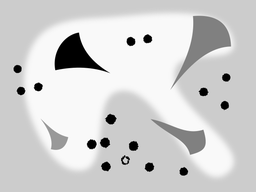
#> input picture RACUNALNISKI VID/Segmentacija/tests/primer3.png, 256 x 192 px, shrunk from 640 x 479 before the run, given in place of primer3.jpg, which was not available
$ python -i main.py   (imports and definitions only)
#> lines starting #> are read from the running program, lines starting #| are printed output that depends on the picture; after the words box and inside, x2 and y2 are one past the last pixel; in counts of white or black regions, pixels touching at a corner belong together; pictures that were not available may be replaced by others from this repository, and a replacement may not be noted
from collections import deque
import PIL
import matplotlib.pyplot as plt
import cv2
import numpy as np
from PIL import Image, ImageTk
import time
from tkinter import *
from scipy.ndimage import gaussian_filter, distance_transform_edt
from skimage.filters import threshold_otsu
from skimage.measure import label
from skimage.morphology import binary_erosion
from skimage.segmentation import watershed, find_boundaries

IMAGE_PATH = "Primeri/primer3.jpg"
AUTOMATIC_MARKERS = False
SEARCH_LIGHT_PARTICLES = False
USE_LIBRARY = False


def get_x_and_y(event):
    global lasx, lasy
    lasx, lasy = event.x, event.y


def draw_smth(event):
    global lasx, lasy
    canvas.create_line((lasx, lasy, event.x, event.y), fill='red', width=2)
    lasx, lasy = event.x, event.y
    markersArray.append((lasx, lasy))


def createCanvas(image, width, height):
    app = Tk()
    app.geometry(str(width) + "x" + str(height))

    global canvas
    canvas = Canvas(app, bg='black')
    canvas.pack(anchor='nw', fill='both', expand=1)

    image = ImageTk.PhotoImage(image)
    canvas.create_image(0, 0, image=image, anchor='nw')

    canvas.bind("<Button-1>", get_x_and_y)
    canvas.bind("<B1-Motion>", draw_smth)

    app.mainloop()


class Watershed:
    MASK = -2
    WSHD = 0
    INIT = -1
    INQE = -3


def get_neighbours(x, y, image):
    neighbours = []
    # Save the neighbourhood pixel's values
    for i in range(-1, 2):
        for j in range(-1, 2):
            if (i == 0 and j == 0) or (x + i < 0 or y + j < 0) or (x + i >= image.shape[0] or y + j >= image.shape[1]):
                continue

            neighbours.append(((x + i), (y + j)))

    return neighbours


def myWatershed(image):
    # Initialization
    width, height = image.shape
    segmented_image = np.full((width, height), Watershed.INIT, np.int32)

    currentLabel = 0
    flag = 0
    levels = 256
    fifo = deque()

    # Get all the pixels
    intensity_list = []
    for x in range(image.shape[0]):
        for y in range(image.shape[1]):
            intensity_list.append((image[x][y], (x, y)))

    # Sort the list by intensities
    intensity_list.sort()

    # Get neighbouring pixels
    neighbours = {}
    for i in range(len(intensity_list)):
        x = intensity_list[i][1][0]
        y = intensity_list[i][1][1]

        neighbours[(x, y)] = np.array(get_neighbours(x, y, image))

    # Levels evenly spaced steps from minimum to maximum.
    levels = np.linspace(intensity_list[0][0], intensity_list[-1][0], levels)
    level_indices = []
    current_level = 0

    # Get the indices that delimit pixels with different values.
    for i in range(width * height):
        if intensity_list[i][0] > levels[current_level]:
            # Skip levels until the next highest one is reached.
            while intensity_list[i][0] > levels[current_level]:
                current_level += 1
            level_indices.append(i)

    level_indices.append(width * height)

    start_index = 0
    for stop_index in level_indices:
        # Mask all pixels at the current level.
        for p in intensity_list[start_index:stop_index]:
            p = p[1]
            segmented_image[p[0], p[1]] = Watershed.MASK
            # Initialize queue with neighbours of existing basins at the current level.
            for q in neighbours[p[0], p[1]]:
                if segmented_image[q[0], q[1]] >= Watershed.WSHD:
                    segmented_image[p[0], p[1]] = Watershed.INQE
                    fifo.append(p)
                    break

        while fifo:
            p = fifo.popleft()

            # Label the pixel by inspecting neighbours
            for q in neighbours[(p[0], p[1])]:
                lab_p = segmented_image[p[0], p[1]]  # pixel
                lab_q = segmented_image[q[0], q[1]]  # neighbour pixel

                # Pixel already belongs to basin
                if lab_q > 0:
                    if lab_p == Watershed.INQE or (lab_p == Watershed.WSHD and flag):
                        segmented_image[p[0], p[1]] = lab_q
                    elif lab_p > 0 and lab_p != lab_q:
                        segmented_image[p[0], p[1]] = Watershed.WSHD
                        flag = False

                elif lab_q == Watershed.WSHD:
                    if lab_p == Watershed.INQE:
                        segmented_image[p[0], p[1]] = Watershed.WSHD
                        flag = True

                elif lab_q == Watershed.MASK:
                    segmented_image[q[0], q[1]] = Watershed.INQE
                    fifo.append(q)

        # Detect and process new minima at the current level.
        for p in intensity_list[start_index:stop_index]:
            p = p[1]
            # p is inside a new minimum. Create a new label.
            if segmented_image[p[0], p[1]] == Watershed.MASK:
                currentLabel += 1
                fifo.append(p)
                segmented_image[p[0], p[1]] = currentLabel

                while fifo:
                    q = fifo.popleft()
                    for r in neighbours[q[0], q[1]]:
                        if segmented_image[r[0], r[1]] == Watershed.MASK:
                            fifo.append(r)
                            segmented_image[r[0], r[1]] = currentLabel

        start_index = stop_index

    return segmented_image


def imagePreprocessing(image):
    image = cv2.cvtColor(np.array(image), cv2.COLOR_RGB2BGR)
    gray = cv2.cvtColor(image, cv2.COLOR_BGR2GRAY)

    # Normalize the image
    gray -= gray.min()
    gray = gray / gray.max()

    # Smooth the image
    img_smoothed = gaussian_filter(gray, 2)

    # Perform Otsu's thresholding
    otsu_threshold = threshold_otsu(img_smoothed)

    if SEARCH_LIGHT_PARTICLES:
        image_otsu = img_smoothed > otsu_threshold
    else:
        image_otsu = img_smoothed < otsu_threshold

    # Erode the semantic segmentation result
    image_eroded = binary_erosion(image_otsu)

    # Apply the distance transform
    distance_transform = distance_transform_edt(image_eroded)
    distance_transform = np.max(distance_transform) - distance_transform
    distance_transform = gaussian_filter(distance_transform, 2)

    return img_smoothed, image_otsu, distance_transform


def main():
    image = PIL.Image.open(IMAGE_PATH)
#> image is the input picture: PIL image 256x192 RGBA; mean R, G, B, A 208.6, 208.6, 208.6, 255
    width, height = image.size
#> width = 256; height = 192

    if not AUTOMATIC_MARKERS:
        global markersArray
        markersArray = []
        createCanvas(image, width, height)

    img_smoothed, image_otsu, distance_transform = imagePreprocessing(image)
#> in imagePreprocessing, `img_smoothed = gaussian_filter(gray, 2)`:
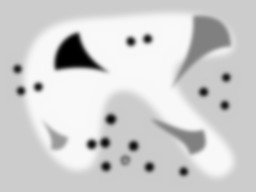
#> img_smoothed: shape (192, 256) float64; min 0, max 0.976, mean 0.818
#> in imagePreprocessing, `otsu_threshold = threshold_otsu(img_smoothed)`: otsu_threshold = 0.624
#> in imagePreprocessing, `image_otsu = img_smoothed < otsu_threshold`:
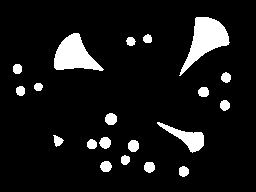
#> image_otsu: shape (192, 256) bool; 8.8% white; 20 white regions, largest, box (x1, y1, x2, y2) and area: (179, 17, 230, 76) 1252, (54, 33, 104, 71) 1086, (157, 122, 204, 153) 514
#> in imagePreprocessing, `image_eroded = binary_erosion(image_otsu)`:
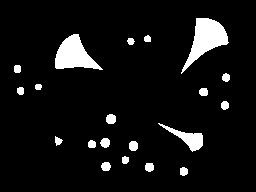
#> image_eroded: shape (192, 256) bool; 7% white; 20 white regions, largest, box (x1, y1, x2, y2) and area: (181, 18, 229, 74) 1100, (55, 34, 103, 70) 959, (158, 123, 203, 152) 407
#> in imagePreprocessing, `distance_transform = np.max(distance_transform) - distance_transform`:
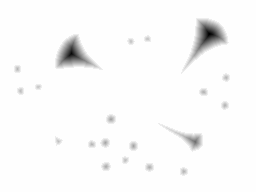
#> distance_transform: shape (192, 256) float64; min 0, max 14.32, mean 14.05; drawn with min black and max white

    # Apply the Watershed transform to the inverted image
    if USE_LIBRARY:
        ws_dist = watershed(distance_transform)
    else:
        ws_dist = myWatershed(distance_transform)
#> after the loop in myWatershed, `for x in range(image.shape[0]):`: intensity_list = 49152 items
#> the loop in myWatershed, `for i in range(len(intensity_list)):` made 49152 passes
#> (x, y) on passes 1 to 3: (34, 209), (33, 209), (34, 208)
#> after the loop in myWatershed, `for i in range(width * height):`: current_level = 255; level_indices = 252 values from 1 to 6908
#> the loop in myWatershed, `for stop_index in level_indices:` made 253 passes
#> (stop_index, start_index) on passes 3 to 5: (5, 5), (6, 6), (7, 7)
#> after the loop in myWatershed, `for stop_index in level_indices:`:
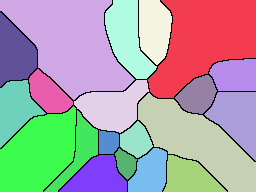
#> segmented_image: shape (192, 256) int32; 21 distinct labels, from 0 to 20; one colour per label, 0 black
#> after the loop in myWatershed, `for stop_index in level_indices:`: currentLabel = 20

    # Label individual instances
    instance_dist = label(ws_dist * image_otsu)
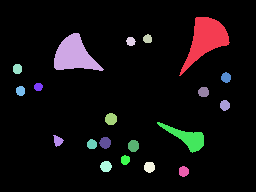
#> instance_dist: shape (192, 256) int64; 21 distinct labels, from 0 to 20; one colour per label, 0 black

    # Keep only marker boundaries
    if not AUTOMATIC_MARKERS:
        segments = []
        for marker in markersArray:
            segment = instance_dist[marker[1], marker[0]]

            if segment not in segments:
                segments.append(segment)
#> after the loop, segments = []

        for x in range(instance_dist.shape[0]):
            for y in range(instance_dist.shape[1]):
                if instance_dist[x, y] not in segments:
                    instance_dist[x, y] = 0
#> instance_dist: shape (192, 256) int64; 8.77% of pixels changed, all inside (x1, y1, x2, y2) = (13, 17, 231, 177)

    # Obtain boundaries of each instance
    boundary_dist = find_boundaries(instance_dist)
#> boundary_dist: shape (192, 256) bool; every value is 0

    # Plot the results
    fig, axes = plt.subplots(2, 2, figsize=[20, 20])
    axes[0, 0].imshow(distance_transform, cmap='gray')
    axes[0, 0].set_title('Distance Map')

    axes[0, 1].imshow(ws_dist, cmap='coolwarm')
    axes[0, 1].set_title('Watershed result')

    axes[1, 0].imshow(instance_dist, cmap='coolwarm')
    axes[1, 0].set_title('Instance Segmentation')

    axes[1, 1].imshow(image)
    axes[1, 1].imshow(boundary_dist, alpha=0.35, cmap='coolwarm')
    axes[1, 1].set_title('Boundary Overlay')
    plt.show()

    plt.imsave("segmented.jpg", boundary_dist)
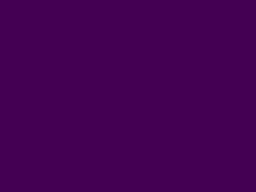
#> saved as segmented.jpg: shape (192, 256, 3); mean R, G, B 68, 0, 83


# [7 lines not run here, left out]

>>> result = main()
